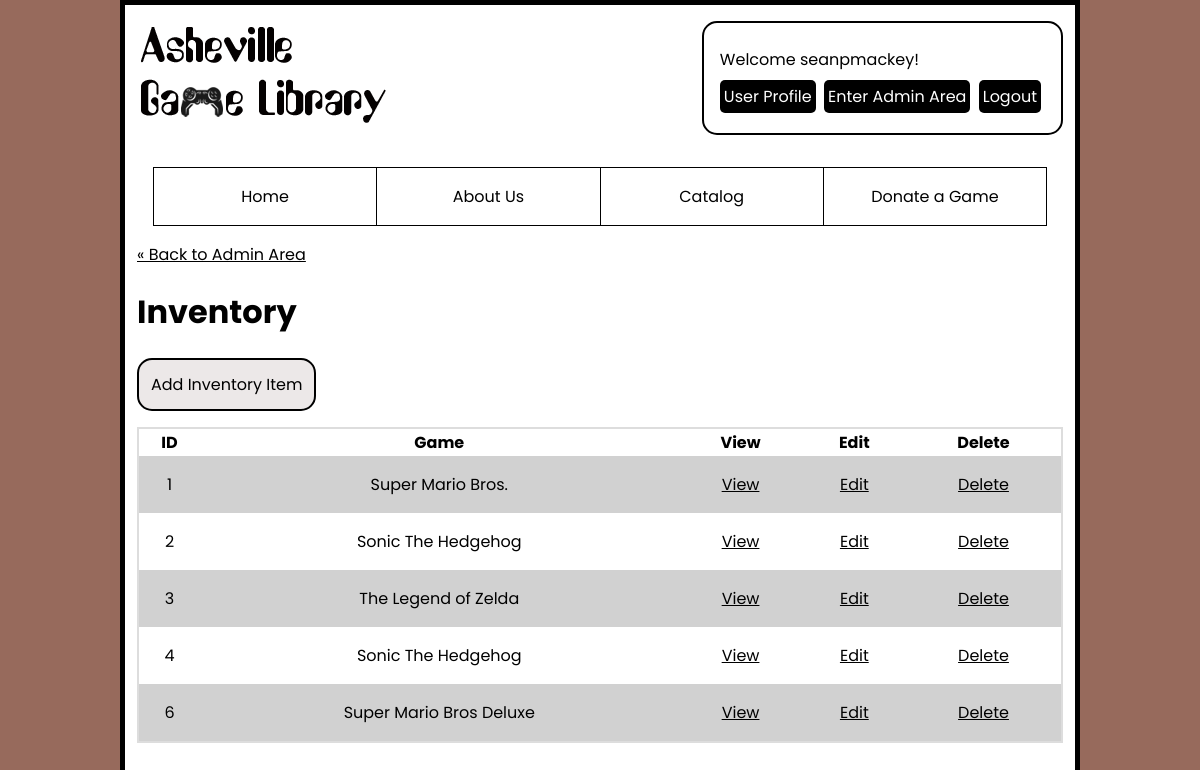
The page /admin/inventory/index.php (signed in) on the database its author committed.
### tables this page shows
CREATE TABLE `users_usr` (
  `id` int(11) NOT NULL,
  `fname_usr` varchar(255) NOT NULL,
  `lname_usr` varchar(255) NOT NULL,
  `username_usr` varchar(255) NOT NULL,
  `email_usr` varchar(255) NOT NULL,
  `hashed_password_usr` varchar(255) NOT NULL,
  `street_address_usr` varchar(255) NOT NULL,
  `city_usr` varchar(255) NOT NULL,
  `zip_usr` varchar(255) NOT NULL,
  `id_sta_usr` int(11) NOT NULL,
  `user_level_usr` enum('user','admin') NOT NULL
);

CREATE TABLE `inventory_inv` (
  `id` int(11) NOT NULL,
  `id_gme_inv` int(11) DEFAULT NULL,
  `id_con_inv` int(11) DEFAULT NULL,
  `condition_inv` enum('Like New','Great','Good','Acceptable','Poor') NOT NULL,
  `id_usr_inv` int(11) DEFAULT NULL,
  `id_usrdonator_inv` int(11) DEFAULT NULL,
  `available_inv` tinyint(1) NOT NULL,
  `available_after_inv` date NOT NULL
);

CREATE TABLE `games_gme` (
  `id` int(11) NOT NULL,
  `name_gme` varchar(255) NOT NULL,
  `id_age_gme` int(11) DEFAULT NULL,
  `id_gnr_gme` int(11) DEFAULT NULL,
  `id_cmppub_gme` int(11) DEFAULT NULL
);

### private/functions.php (called while the page is built, shortened)
<?php
function url_for($script_path) {
  if($script_path[0] != '/') {
    $script_path = "/" . $script_path;
  }
  return WWW_ROOT . $script_path;
}
function u($string="") {
  return urlencode($string);
}
function h($string="") {
  return htmlspecialchars($string);
}
?>

### private/initialize.php (called while the page is built, shortened)
<?php
  require_once('functions.php');
  $session = new Session;
?>

### private/classes/Session.class.php (called while the page is built, shortened)
<?php
class Session {
    private $user_id;
    private $last_login;
    public function is_logged_in() {
        return isset($this->user_id) && $this->last_login_is_recent();
    }
    private function check_stored_login() {
        if(isset($_SESSION['user_id'])) {
            $this->user_id = $_SESSION['user_id'];
            $this->username = $_SESSION['username'];
            $this->last_login = $_SESSION['last_login'];
        }
    }
    private function last_login_is_recent() {
      if(!isset($this->last_login)){
        return false;
      } elseif($this->last_login + self::MAX_LOGIN_AGE < time() || !User::find_by_id($this->user_id)) {
        $this->logout();
        return false;
      } else {
        return true;
      }
    }
}

### private/classes/DatabaseObject.class.php (called while the page is built, shortened)
<?php
class DatabaseObject {
  static protected $database;
  static protected $table_name = "";
  static public function set_database($database) {
    self::$database = $database;
  }
  static public function find_by_sql($sql) {
    $result = self::$database->query($sql);
    $object_array = [];
    while($record = $result->fetch_assoc()) {
      $object_array[] = static::instantiate($record);
    }
    return $object_array;
  }
  static public function find_all() {
    $sql = "SELECT * FROM " . static::$table_name;
    return static::find_by_sql($sql);
  }
  static public function find_by_id($id) {
    $sql = "SELECT * FROM " . static::$table_name . " ";
    $sql .= "WHERE id='" . self::$database->escape_string($id) . "'";
    $obj_array = static::find_by_sql($sql);
    if(!empty($obj_array)) {
      return array_shift($obj_array);
    } else {
      return false;
    }
  }
  static protected function instantiate($record) {
    $object = new static;
    foreach($record as $property => $value) {
      if(property_exists($object, $property)) {
        $object->$property = $value;
      }
    }
    return $object;
  }
}
?>

### private/status_error_functions.php (called while the page is built, shortened)
<?php
function require_login() {
  global $session;
  if(!$session->is_logged_in()){
    redirect_to(url_for('login.php'));
  }
}
function require_admin() {
  require_login();
}
?>

### private/classes/InventoryItem.class.php (called while the page is built, shortened)
<?php
class InventoryItem extends DatabaseObject {
  public $id_gme_inv;
  public function __construct($args=[]) {
    $this->id_gme_inv = $args['id_gme_inv'] ?? '';
  }
  public function getGame() {
    $sql = "SELECT name_gme FROM games_gme WHERE id='" . $this->id_gme_inv . "'";
    $result = self::$database->query($sql);
    $result = $result->fetch_assoc();
    return $result['name_gme'];
  }
}
?>

### admin/inventory/index.php (the view, shortened to what this page needs)
<?php
  require_once('../../private/initialize.php');
  $inventory = InventoryItem::find_all();
  include(SHARED_PATH . '/admin_header.php');
?>
<main role="main" id="main-content" tabindex="-1">
  <a href='<?= url_for("/admin") ?>'>&laquo; Back to Admin Area</a><br>
  <h1>Inventory</h1>
  <a href="new.php" class="button">Add Inventory Item</a>
  <div class="table">
  	<table>
      <tr>
        <th>ID</th>
        <th>Game</th>
        <th>View</th>
        <th>Edit</th>
        <th>Delete</th>
      </tr>
      <?php foreach($inventory as $item) { ?>
        <tr>
          <td><?= h($item->id); ?></td>
          <td><?= h($item->getGame()); ?></td>
          <td><a href="<?php echo url_for('admin/inventory/show.php?id=' . h(u($item->id))); ?>">View</a></td>
          <td><a href="<?php echo url_for('admin/inventory/edit.php?id=' . h(u($item->id))); ?>">Edit</a></td>
          <td><a href="<?php echo url_for('admin/inventory/delete.php?id=' . h(u($item->id))); ?>">Delete</a></td>
    	  </tr>
      <?php } ?>
  	</table>
  </div>
</main>
<?php include(SHARED_PATH . '/user_footer.php'); ?>

### private/shared/admin_header.php (shortened to what this page needs)
<!DOCTYPE html>
<html lang="en">
  <head>
    <link rel="stylesheet" href="<?php echo url_for('/stylesheets/css.css'); ?>">
  </head>
  <body>
    <div id="content-wrapper">
    <header role="banner">
      <a href="<?php echo url_for('index.php'); ?>"><img src="<?= url_for('images/logo.png')?>" alt="AshevilleGame Library Logo" width="249" height="96"></a>
      <?php
        require_admin();
        echo "<div id='user_links'>";
        echo "<span>Welcome ". h($session->username) . "!</span><br>";
        echo "<a href='". url_for("/profile") ."'>User Profile</a> ";
        echo "<a href='". url_for("/admin") ."'>Enter Admin Area</a> ";
        echo "<a href='". url_for("logout.php") ."'>Logout</a><br>";
        echo "</div>";
      ?>
    </header>
    <nav role="navigation">
      <?php include(SHARED_PATH . "/navbar.php"); ?>
    </nav>

### stylesheets/css.css (style rules this page uses)
:root { --main-bg-color: rgb(151, 106, 92); --main-bg-color-hover: #c8c8c8; --main-text-color: #000; --main-link-color: #000; --alternate-bg-color: #d1d1d1; }
* { box-sizing: border-box; }
html { font: 16px 'Poppins', sans-serif; }
body { background-color: var(--main-bg-color); margin: 0; }
#content-wrapper { background-color: #fff; border: 5px solid #000; color: #000; margin: 0 auto 0; min-height: 100vh; overflow: hidden; padding: 0 .75rem 1rem; width: 80%; }
img { height: auto; max-width: 100%; }
a { color: var(--main-link-color); }
header { align-items: center; display: flex; justify-content: space-between; }
#user_links { border: 2px solid #000; border-radius: 15px; margin: 1rem 0; padding: 1rem; text-align: left; }
#user_links span { display: inline-block; margin: .5rem 0; }
#user_links a { background-color: #000; color: #fff; border-radius: 5px; display: inline-block; margin-bottom: .25rem; margin-right: .25rem; padding: .25rem; text-decoration: none; }
nav { text-align: center; }
.table { border: 1px solid #ddd; overflow-x: auto; }
table { border: 1px solid #ddd; border-collapse: collapse; text-align: center; width: 100%; }
tr:nth-child(even) { background-color: var(--alternate-bg-color); }
th { width: auto; }
td { padding: 1rem .5rem; width: auto; }
.button { background-color: #ece8e8; border: 2px solid #000; border-radius: 15px; color: #000; display: inline-block; padding: .75rem; margin-bottom: 1rem; text-decoration: none; }
@media screen and (max-width: 1200px) { #content-wrapper { font-size: calc(10px + (16 - 10) * (100vw - 320px) / (1200 - 320)); } }

### rows shown on the page
users_usr: username_usr "seanpmackey"
inventory_inv: id "1", id_gme_inv.name_gme "Super Mario Bros."
inventory_inv: id "2", id_gme_inv.name_gme "Sonic The Hedgehog"
inventory_inv: id "3", id_gme_inv.name_gme "The Legend of Zelda"
inventory_inv: id "4", id_gme_inv.name_gme "Sonic The Hedgehog"
inventory_inv: id "6", id_gme_inv.name_gme "Super Mario Bros Deluxe"
